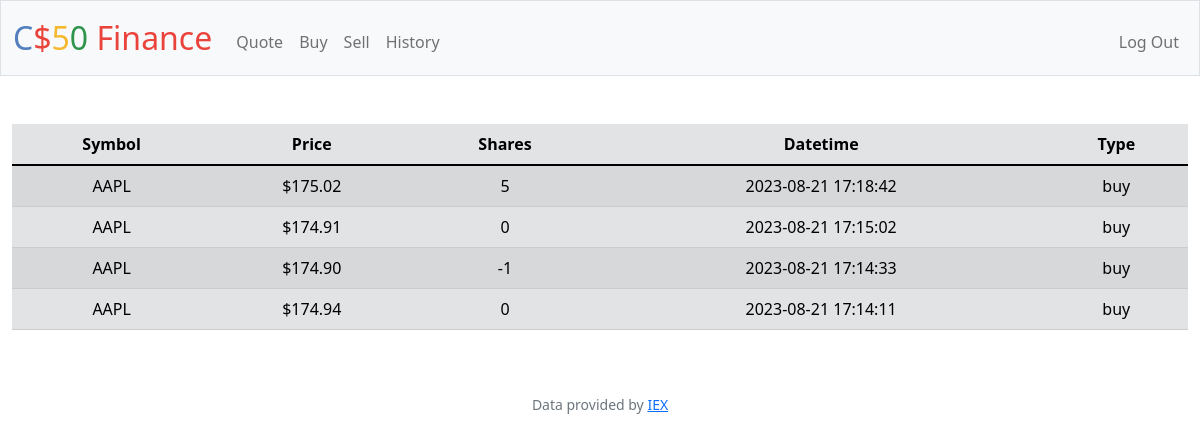
The app's page /history (signed in) with its own data.
### tables this page shows
CREATE TABLE transactions(
    id INTEGER PRIMARY KEY AUTOINCREMENT NOT NULL,
    user_id INTEGER NOT NULL,
    stock TEXT NOT NULL,
    symbol TEXT NOT NULL,
    price NUMERIC NOT NULL,
    shares INTEGER NOT NULL,
    type TEXT NOT NULL,
    datetime TIMESTAMP DEFAULT CURRENT_TIMESTAMP,
    FOREIGN KEY(user_id) REFERENCES users(id)
);

### app.py (the view)
@app.route("/history")
@login_required
def history():
    user_id = session["user_id"]
    transactions = db.execute(
        "SELECT symbol, price, shares, datetime, type FROM transactions WHERE user_id = ? ORDER BY datetime DESC;",
        user_id,
    )
    return render_template("history.html", transactions=transactions, usd=usd)

### app.py (called while the page is built)
@app.after_request
def after_request(response):
    response.headers["Cache-Control"] = "no-cache, no-store, must-revalidate"
    response.headers["Expires"] = 0
    response.headers["Pragma"] = "no-cache"
    return response

### helpers.py (called while the page is built)
def login_required(f):
    @wraps(f)
    def decorated_function(*args, **kwargs):
        if session.get("user_id") is None:
            return redirect("/login")
        return f(*args, **kwargs)
    return decorated_function

def usd(value):
    return f"${value:,.2f}"

### templates/history.html (shortened to what this page needs)
{% extends "layout.html" %}
{% block main %}
    <table class="table table-striped table-secondary">
        <thead>
            <tr>
                <th scope="col">Symbol</th>
                <th scope="col">Price</th>
                <th scope="col">Shares</th>
                <th scope="col">Datetime</th>
                <th scope="col">Type</th>
            </tr>
        </thead>
        <tbody>
            {% for transaction in transactions %}
                <tr>
                    <td>{{ transaction["symbol"] }}</td>
                    <td>{{ usd(transaction["price"]) }}</td>
                    <td>{{ transaction["shares"] }}</td>
                    <td>{{ transaction["datetime"] }}</td>
                    <td>{{ transaction["type"] }}</td>
                </tr>
            {% endfor %}
        </tbody>
    </table>
{% endblock %}

### records on screen
transactions: price "$175.02"
transactions: price "$174.91"
transactions: price "$174.90"
transactions: price "$174.94"
